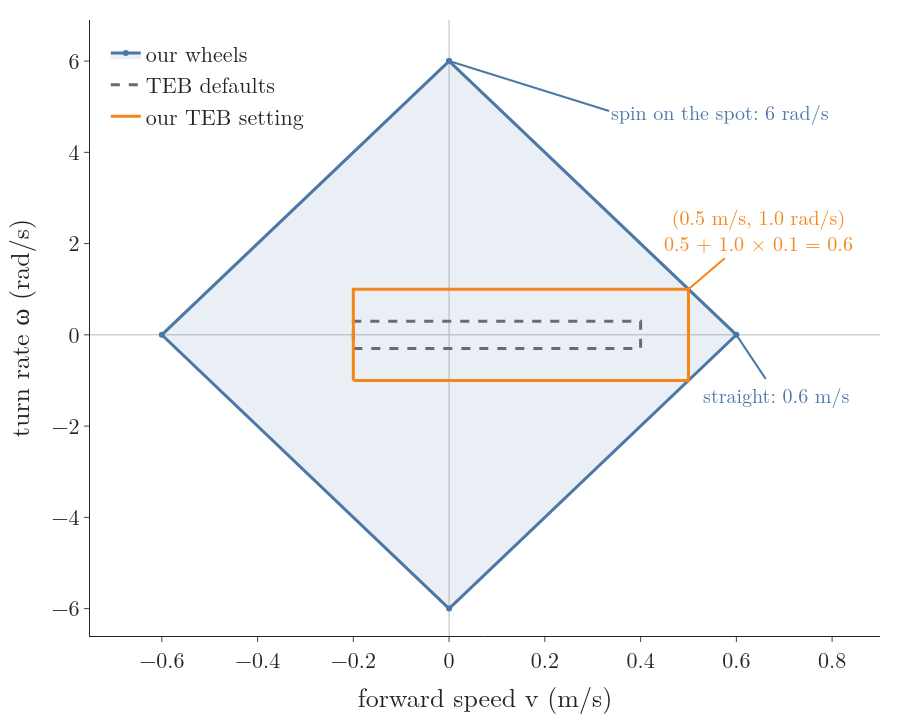

Reproduce this figure in Python.
"""The speeds our robot can drive and the speeds TEB is told it may drive, in the (forward speed v, turn rate omega)
plane. Our robot: each wheel at most 0.6 m/s, wheels 0.2 m apart, so |v| + 0.1 |omega| <= 0.6: a diamond. TEB:
two separate limits, max_vel_x and max_vel_theta: a box. Grey: TEB's defaults (0.4 m/s, 0.3 rad/s); orange: our
setting (0.5 m/s, 1.0 rad/s), whose corner touches the diamond. Run -> box_diamond.png"""
from pathlib import Path

import plotly.graph_objects as go
from gifkit import BLUE, FONT, GREY, ORANGE

here = Path(__file__).parent
VW, HALF = 0.6, 0.1                                   # wheel limit (m/s), half the wheel separation (m)
assert abs(0.5 + 1.0 * HALF - VW) < 1e-12              # our box's corner lies on the diamond

fig = go.Figure()
fig.add_trace(go.Scatter(x=[0, VW, 0, -VW, 0], y=[VW / HALF, 0, -VW / HALF, 0, VW / HALF], fill="toself",
                         fillcolor="rgba(76,120,168,0.12)", line=dict(color=BLUE, width=3), name="our wheels"))
for (v, w), col, name in (((0.4, 0.3), GREY, "TEB defaults"), ((0.5, 1.0), ORANGE, "our TEB setting")):
    fig.add_trace(go.Scatter(x=[-0.2, v, v, -0.2, -0.2], y=[-w, -w, w, w, -w], line=dict(color=col, width=3,
                             dash="dash" if col == GREY else "solid"), name=name, mode="lines"))
fig.add_annotation(x=0.5, y=1.0, ax=70, ay=-60, text="(0.5 m/s, 1.0 rad/s)<br>0.5 + 1.0 × 0.1 = 0.6", font=dict(
    size=20, color=ORANGE), arrowcolor=ORANGE, arrowwidth=2)
fig.add_annotation(x=0.0, y=6.0, ax=160, ay=50, xanchor="left", text="spin on the spot: 6 rad/s", font=dict(size=20, color=BLUE),
                   arrowcolor=BLUE, arrowwidth=2)
fig.add_annotation(x=0.6, y=0.0, ax=40, ay=60, text="straight: 0.6 m/s", font=dict(size=20, color=BLUE),
                   arrowcolor=BLUE, arrowwidth=2)
fig.update_xaxes(title="forward speed v (m/s)", range=[-0.75, 0.9], zeroline=True, zerolinecolor="#BBBBBB")
fig.update_yaxes(title="turn rate ω (rad/s)", range=[-6.6, 6.9], zeroline=True, zerolinecolor="#BBBBBB")
fig.update_layout(template="simple_white", font=FONT, width=900, height=720, margin=dict(l=90, r=20, t=20, b=80),
                  legend=dict(x=0.02, y=0.98, bgcolor="rgba(255,255,255,0.9)"))
fig.write_image(here / "box_diamond.png", scale=1)
